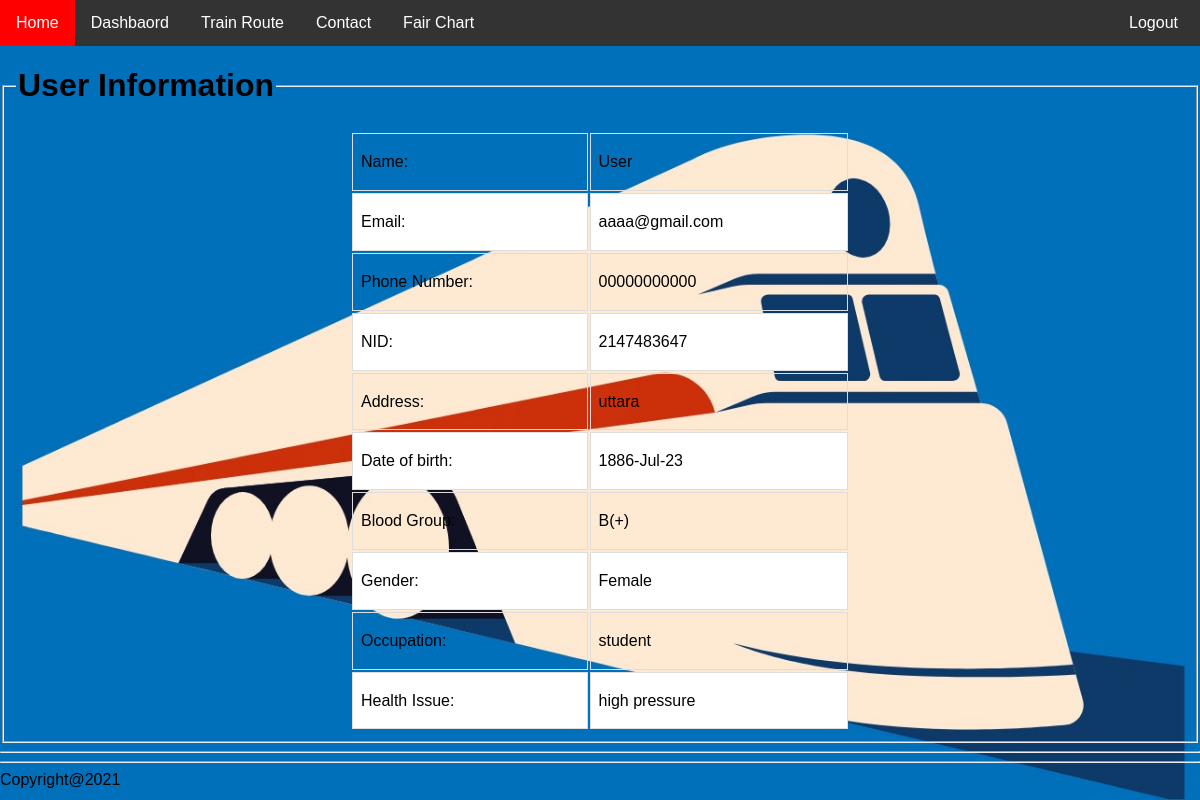
Screenshot of /user/display_userinfo.php (signed in) with the database file from the repository.
### tables this page shows
CREATE TABLE `user_info` (
  `name` text NOT NULL,
  `email` varchar(20) NOT NULL,
  `pswrd` text NOT NULL,
  `phn_number` text NOT NULL,
  `nid` int(13) NOT NULL,
  `adrs` text NOT NULL,
  `dob` text NOT NULL,
  `bl_group` varchar(5) NOT NULL,
  `gender` text NOT NULL,
  `ocpsn` text NOT NULL,
  `healt_issue` text NOT NULL,
  `user_count` int(11) NOT NULL
);

### user/models/db_config.php (called while the page is built, shortened)
<?php
	$db_server="localhost";
	$db_uname="root";
	$db_pass="";
	$db_name="web_project";
	function get($query){
		global $db_server,$db_uname,$db_pass,$db_name;
		$conn = mysqli_connect($db_server,$db_uname,$db_pass,$db_name);
		$data = array();
		if($conn){
			$result = mysqli_query($conn,$query);
			while($row = mysqli_fetch_assoc($result)){
				$data[] = $row;
			}
		}
		return $data;
	}
?>

### user/display_userinfo.php (the view, shortened to what this page needs)
<?php
 include 'controllers/header.php';
 include 'models/db_config.php';
$email=$_SESSION["ulog"];
?>
<html>
    <head>
    </head>
    <body>
        <fieldset>
            <legend><h1>User Information</h1></legend>
           <table border="1" align="center" class="table-1">
           <?php
                    $query = "SELECT name, email, phn_number, nid,adrs,dob,bl_group,gender,ocpsn,healt_issue FROM `user_info` WHERE email='{$email}'";
                    $result=get($query);
                    foreach ($result as $row){
                    echo "<tr><td align='left'>Name:</td><td align='center'>$row[name]</td></tr>";
                    echo "<tr><td align='left'>Email:</td><td align='center'>$row[email]</td></tr>";
                    echo "<tr><td align='left'>Phone Number:</td><td align='center'>$row[phn_number]</td></tr>";
                    echo "<tr><td align='left'>NID:</td><td align='center'>$row[nid]</td></tr>";
                    echo "<tr><td align='left'>Address:</td><td align='center'>$row[adrs]</td></tr>";
                    echo "<tr><td align='left'>Date of birth:</td><td align='center'>$row[dob]</td></tr>";
                    echo "<tr><td align='left'>Blood Group:</td><td align='center'>$row[bl_group]</td></tr>";
                    echo "<tr><td align='left'>Gender:</td><td align='center'>$row[gender]</td></tr>";
                    echo "<tr><td align='left'>Occupation:</td><td align='center'>$row[ocpsn]</td></tr>";
                    echo "<tr><td align='left'>Health Issue:</td><td align='center'>$row[healt_issue]</td></tr>";
                }
            ?>
           </table>
        </fieldset>
    </body>
</html>
<?php
 include 'controllers/footer.php';
?>

### user/CSS/login/loginCSS.css (style rules this page uses)
body { margin: 0; padding: 0; background: url(background2.jpg); background-repeat: no-repeat; background-size: cover; bacground: opacity: 0.5; background-attachment: scroll; font-family: sans-serif; }

### user/controllers/header.php (style rules this page uses)
body { font-family: Arial, Helvetica, sans-serif; background-color: rgb(204, 204, 204); }

### user/display_userinfo.php (style rules this page uses)
body { background-color: rgb(204, 204, 204); }
.table-1 { height: 600px ; width: 500px; }
table { font-family: arial, sans-serif; border: 1px; width: 100%; }
td, th { border: 1px solid #dddddd; text-align: left; padding: 8px; }
tr:nth-child(even) { background-color: white; }

### rows the page displays
user_info: name "User", email "aaaa@gmail.com", phn_number "00000000000", nid "2147483647", adrs "uttara", dob "1886-Jul-23", bl_group "B(+)", gender "Female", ocpsn "student", healt_issue "high pressure"
